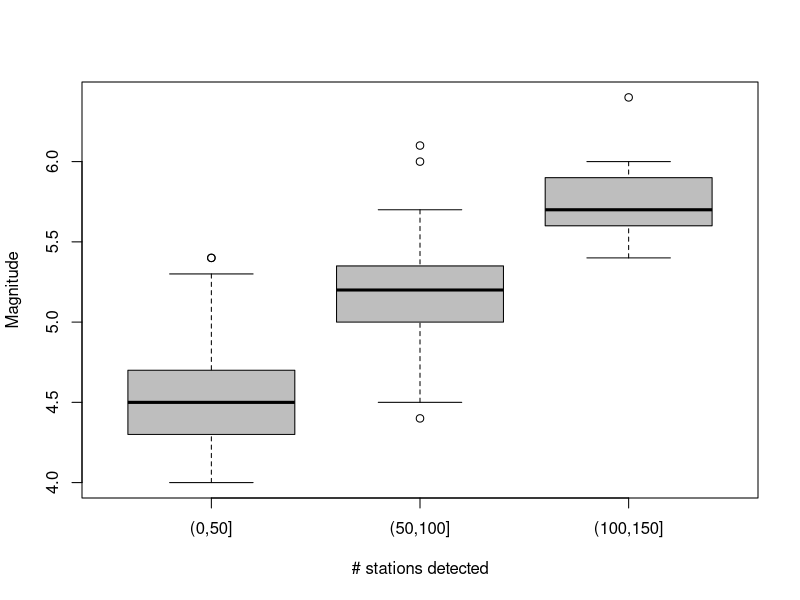

Here is the R script that generated this plot: (Note: this script raises an error after producing the figure.)
stations.fac <- cut(quakes$stations,breaks=c(0,50,100,150))
stations.fac[1:5]

#Using base R graphics
boxplot(quakes$mag~stations.fac,xlab="# stations detected",ylab="Magnitude",col="gray")

#Using ggplot2 functionality
qplot(stations.fac,quakes$mag,geom="boxplot",xlab="# stations detected",ylab="Magnitude")
